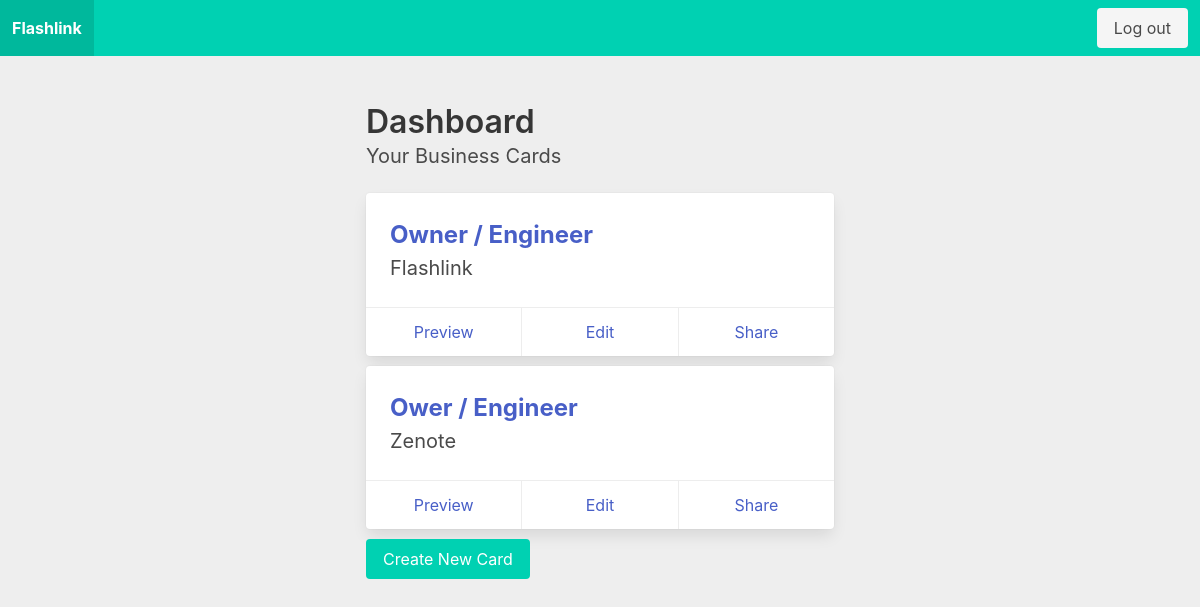
/dashboard/ (signed in), run on an earlier commit of the app's database.
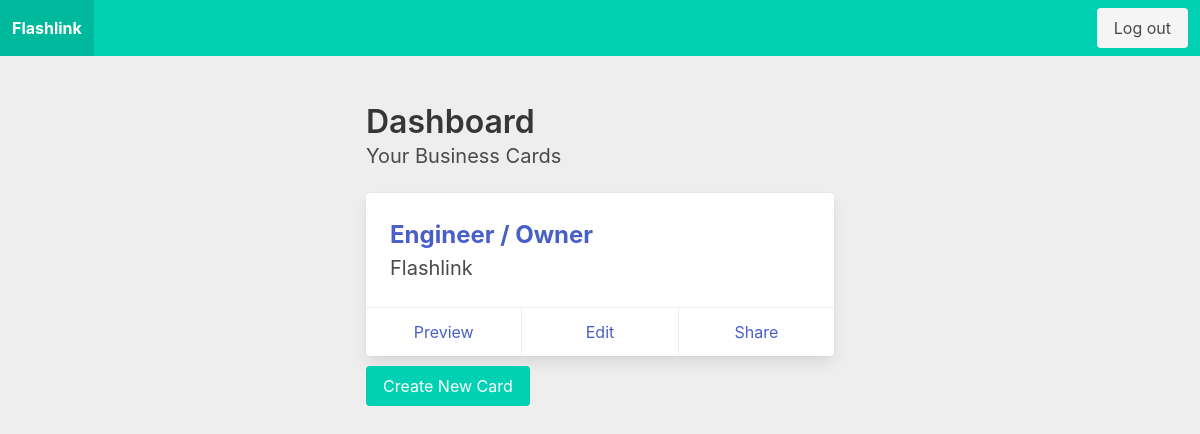
And on a later commit of the database.
### dashboard/models.py (models this page shows, shortened)
class BusinessCard(models.Model):
    user = models.ForeignKey(settings.AUTH_USER_MODEL, on_delete=models.CASCADE)
    uuid = models.UUIDField(default=uuid.uuid4, editable=False, unique=True)
    first_name = models.CharField(max_length=100, null=True, blank=True)
    last_name = models.CharField(max_length=100, null=True, blank=True)
    title = models.CharField(max_length=100)
    company_name = models.CharField(max_length=100)
    location = models.CharField(max_length=100, null=True, blank=True)
    email = models.EmailField()
    phone_number = models.CharField(max_length=15, blank=True, null=True)
    website = models.URLField(blank=True, null=True)
    created_at = models.DateTimeField(auto_now_add=True)
    updated_at = models.DateTimeField(auto_now=True)

### dashboard/views.py (the view)
# urls.py: path('', dashboard_view, name='dashboard'),
@login_required
def dashboard_view(request):
    business_cards = BusinessCard.objects.filter(user=request.user)
    can_add_card = business_cards.count() < 3
    return render(request, 'dashboard/dashboard.html', {
        'business_cards': business_cards,
        'can_add_card': can_add_card
    })

### dashboard/templates/dashboard/dashboard.html (shortened to what this page needs)
{% extends "core/base.html" %}
{% block content %}
  <div class="columns is-centered">
    <div class="column is-half">
      <h2 class="title">Dashboard</h2>
      <h3 class="subtitle">Your Business Cards</h3>
      <ul>
        {% for card in business_cards %}
          <div class="card" style="margin-bottom: 10px;">
            <div class="card-content">
              <li>
                <a href="{% url 'business_card_detail' uuid=card.uuid %}">
                  <strong class="is-size-4">{{ card.title }}</strong>
                </a>
                <br />
                <span class="is-size-5">{{ card.company_name }}</span>
              </li>
            </div>
            <footer class="card-footer">
              <a href="{% url 'business_card_detail' uuid=card.uuid %}"
                 class="card-footer-item">Preview</a>
              <a href="{% url 'edit_business_card' uuid=card.uuid %}"
                 class="card-footer-item">Edit</a>
              <a href="{% url 'share_business_card' uuid=card.uuid %}"
                 class="card-footer-item">Share</a>
            </footer>
          </div>
        {% empty %}
          <li>No business cards found.</li>
        {% endfor %}
      </ul>
      {% if can_add_card %}
        <a href="{% url 'add_business_card' %}" class="button is-primary">Create New Card</a>
      {% endif %}
    </div>
  </div>
{% endblock content %}

### core/templates/core/base.html (shortened to what this page needs)
<!DOCTYPE html>
<html lang="en">
  <head>
    {% load static %}
    <link href="https://cdn.jsdelivr.net/npm/bulma@0.9.3/css/bulma.min.css"
          rel="stylesheet" />
    <link href="{% static 'core/css/main.css' %}" rel="stylesheet" />
  </head>
  <body>
    <div class="wrapper">
      <nav class="navbar is-primary"
           role="navigation"
           aria-label="main navigation">
        <div class="navbar-brand">
          <a class="navbar-item"
             href="{% if user.is_authenticated %}{% url 'dashboard' %}{% else %}{% url 'index' %}{% endif %}">
            <strong>Flashlink</strong>
          </a>
        </div>
        <div id="navbarBasic" class="navbar-menu">
          <div class="navbar-end">
            <div class="navbar-item">
              <div class="buttons">
                {% if user.is_authenticated %}
                  <a class="button is-light" href="{% url 'logout' %}">Log out</a>
                {% else %}
                  <a class="button is-light" href="{% url 'login' %}">Log in</a>
                  <a class="button is-primary" href="{% url 'signup' %}">
                    <strong>Sign up</strong>
                  </a>
                {% endif %}
              </div>
            </div>
          </div>
        </div>
      </nav>
      <section class="section">
        <div class="container">
          {% block content %}
          {% endblock content %}
        </div>
      </section>
    </div>
  </body>
</html>

### core/static/core/css/main.css (style rules this page uses)
html, body { height: 100%; margin: 0; padding: 0; background-color: #eeeeee; }
.wrapper { min-height: 100vh; display: flex; flex-direction: column; }
.section { flex: 1; }

What changed in the data, as far as the page shows it:
removed BusinessCard: title "Owner / Engineer", company_name "Flashlink"
removed BusinessCard: title "Ower / Engineer", company_name "Zenote"
added BusinessCard: title "Engineer / Owner", company_name "Flashlink"
